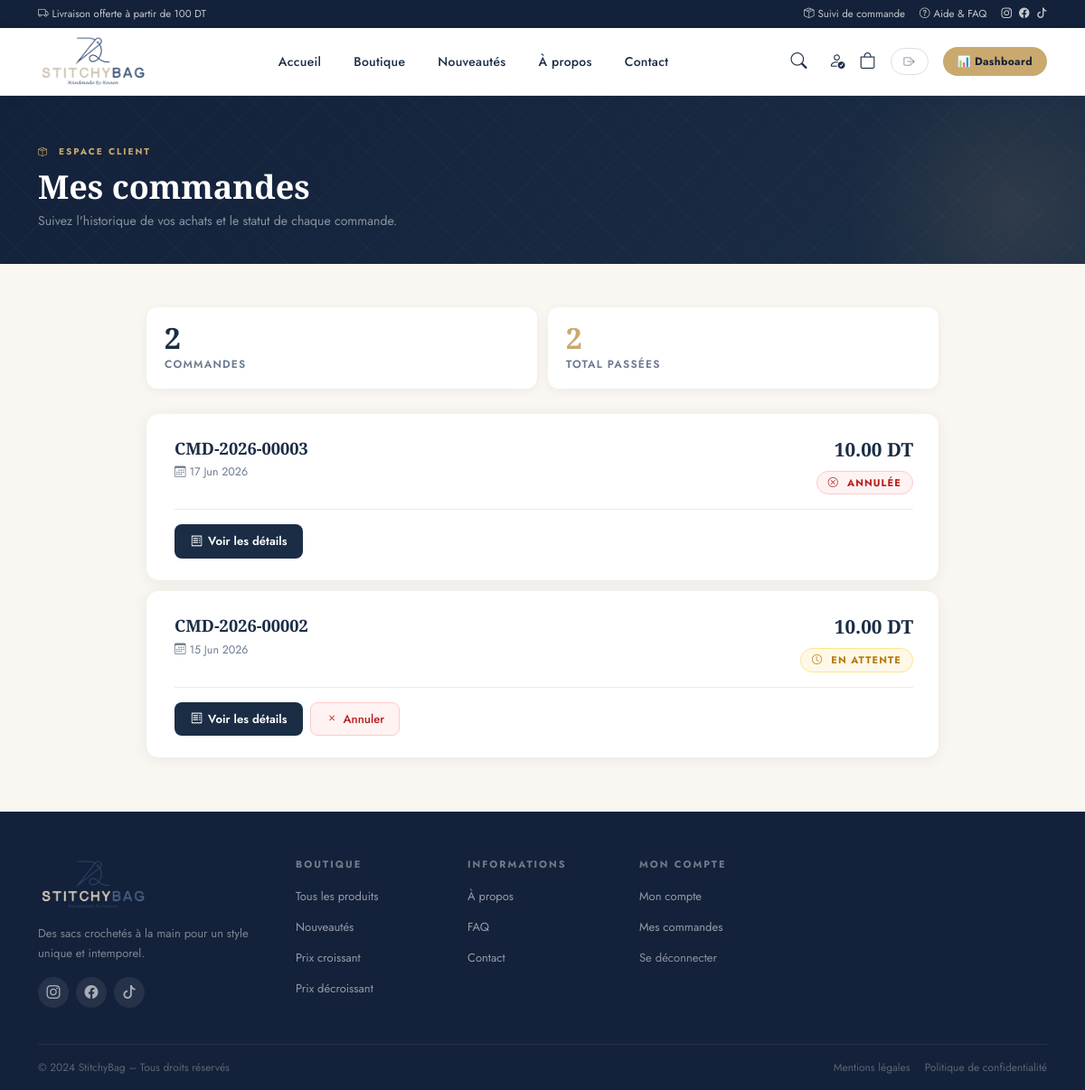
Page /my-orders/ (signed in) on the earlier database version.
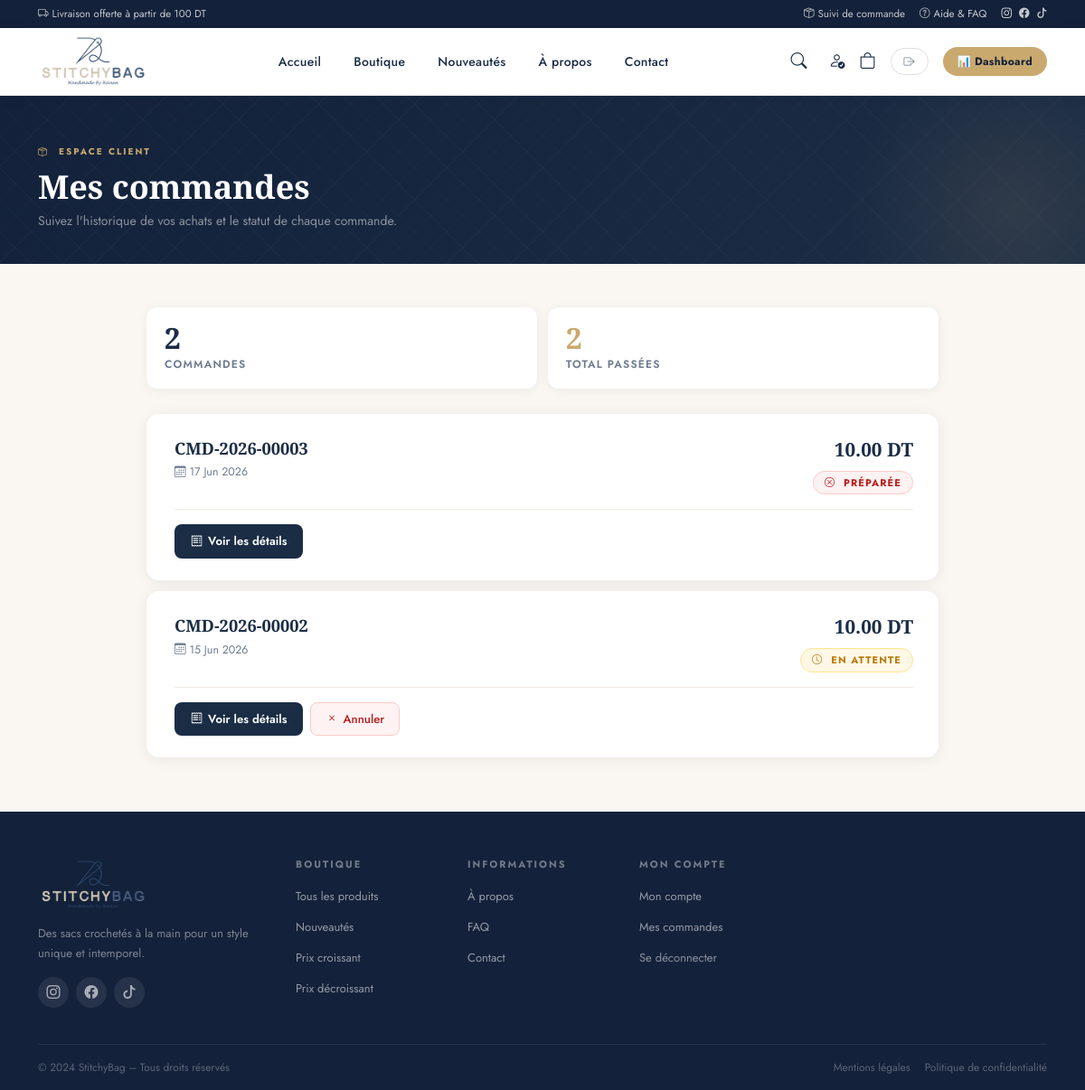
Same page on the later database version.
### shop/models.py (models this page shows, shortened)
class Order(models.Model):
    reference = models.CharField(
        max_length=20,
        unique=True,
        blank=True
    )
    user = models.ForeignKey(
    User,
    on_delete=models.CASCADE,
    null=True,
    blank=True
)
    first_name = models.CharField(max_length=100)
    last_name = models.CharField(max_length=100)
    phone = models.CharField(max_length=20)
    address = models.TextField()
    city = models.CharField(max_length=100)
    comment = models.TextField(blank=True, default="")
    total_price = models.DecimalField(
        max_digits=10,
        decimal_places=2,
        default=0
    )
    status = models.CharField(
        max_length=20,
        choices=OrderStatus.choices,
        default=OrderStatus.PENDING
    )
    created_at = models.DateTimeField(
        auto_now_add=True
    )

### shop/views.py (the view)
# urls.py: path('my-orders/', views.my_orders, name='my_orders'),
@login_required
def my_orders(request):
    orders = Order.objects.filter(
        user=request.user
    ).order_by("-created_at")
    return render(
        request,
        "shop/my_orders.html",
        {"orders": orders}
    )

### shop/cart.py (called while the page is built)
    def __len__(self):
        return sum(self.cart.values())

### shop/context_processors.py (called while the page is built)
def cart_count(request):
    cart = Cart(request)
    return {
        "cart_count": len(cart)
    }

### templates/shop/my_orders.html (shortened to what this page needs)
{% extends 'base.html' %}
{% load static %}
{% block content %}
<div class="sb-page-header">
  <div class="container">
    <span class="sb-eyebrow"><i class="bi bi-box-seam me-1"></i>Espace client</span>
    <h1>Mes commandes</h1>
    <p>Suivez l'historique de vos achats et le statut de chaque commande.</p>
  </div>
</div>
<div class="container py-5" style="max-width:900px;">
  {% if orders %}
  <div class="sb-stats">
    <div class="sb-stat-card">
      <div class="sb-stat-num">{{ orders|length }}</div>
      <div class="sb-stat-label">Commande{{ orders|length|pluralize }}</div>
    </div>
    <div class="sb-stat-card">
      <div class="sb-stat-num" style="color:var(--gold);">
        {{ orders|length }}
      </div>
      <div class="sb-stat-label">Total passées</div>
    </div>
  </div>
  {% endif %}
  {% for order in orders %}
  <div class="sb-order-card">
    <div class="d-flex flex-column flex-md-row justify-content-between align-items-md-start gap-3">
      <div>
        <div class="sb-order-ref">{{ order.reference }}</div>
        <div class="sb-order-date"><i class="bi bi-calendar3 me-1"></i>{{ order.created_at|date:"d M Y" }}</div>
      </div>
      <div class="text-md-end">
        <div class="sb-order-total mb-2">{{ order.total_price }} DT</div>
        {% if order.status == "pending" %}
        <span class="status-badge status-pending"><i class="bi bi-clock me-1"></i>{{ order.get_status_display }}</span>
        {% elif order.status == "delivered" %}
        <span class="status-badge status-delivered"><i class="bi bi-check-circle me-1"></i>{{ order.get_status_display }}</span>
        {% else %}
        <span class="status-badge status-canceled"><i class="bi bi-x-circle me-1"></i>{{ order.get_status_display }}</span>
        {% endif %}
      </div>
    </div>
    <div class="sb-actions">
      <a href="{% url 'order_detail' order.id %}" class="sb-btn-dark">
        <i class="bi bi-receipt"></i> Voir les détails
      </a>
      {% if order.status == "pending" %}
      <a href="{% url 'cancel_order' order.id %}" class="sb-btn-red">
        <i class="bi bi-x"></i> Annuler
      </a>
      {% endif %}
    </div>
  </div>
  {% endfor %}
</div>
{% endblock %}

Differences in the rows shown:
changed Order: status "ANNULÉE" → "PRÉPARÉE"
